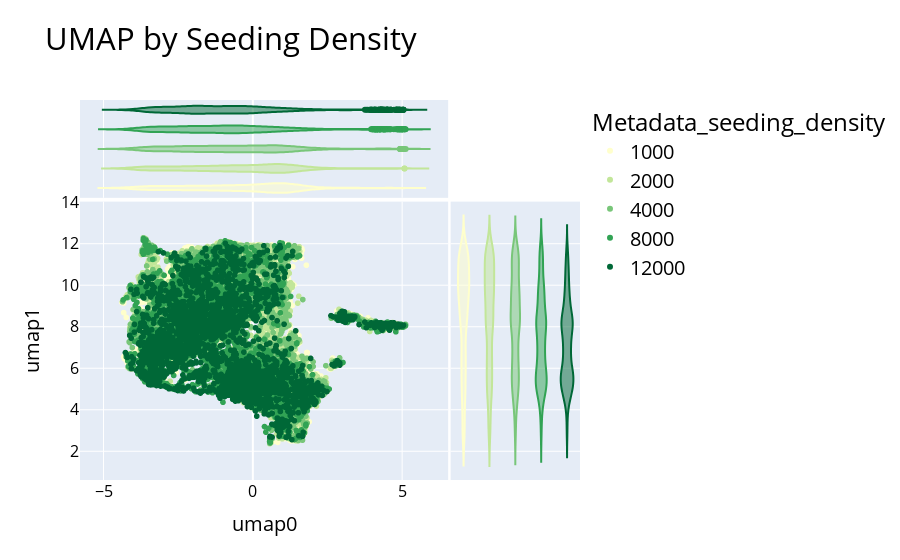

The notebook cell this image was saved under:
### Code cell
yellow_green_colors = ["#ffffcc", "#c2e699", "#78c679", "#31a354", "#006837"]

fig = px.scatter(
    umapdf,
    x="umap0",
    y="umap1",
    color="Metadata_seeding_density",
    title="UMAP by Seeding Density",
    color_discrete_sequence=yellow_green_colors,
    marginal_x="violin",
    marginal_y="violin",
)

fig.update_layout(
    font=dict(size=22, color="black"),
    legend=dict(font=dict(size=20)),
    xaxis=dict(
        title_font=dict(size=20),
        tickfont=dict(size=16),
    ),
    yaxis=dict(
        title_font=dict(size=20),
        tickfont=dict(size=16),
    ),
)

fig.show()
fig.write_image(
    static_figure_path / "round1_seeding_density_umap.png", width=2000, height=1200
)
fig.write_html(
    int_figure_path / "round1_seeding_density_umap.html",
    full_html=True,
    include_plotlyjs="embed",
)

### Figure 1 — Plotly figure (JSON) as saved in the notebook; plotly's stock layout.template omitted (floating-point values rounded to 4 significant figures; data arrays with more than 128 entries replaced by an {"elided": "..."} marker saying what was removed)
{"data": [{"hovertemplate": "Metadata_seeding_density=1000<br>umap0=%{x}<br>umap1=%{y}<extra></extra>", "legendgroup": "1000", "marker": {"color": "#ffffcc", "symbol": "circle"}, "mode": "markers", "name": "1000", "showlegend": true, "type": "scattergl", "x": {"elided": "2850 float values"}, "xaxis": "x", "y": {"elided": "2850 float values"}, "yaxis": "y"}, {"alignmentgroup": "True", "hovertemplate": "Metadata_seeding_density=1000<br>umap0=%{x}<extra></extra>", "legendgroup": "1000", "marker": {"color": "#ffffcc", "symbol": "circle"}, "name": "1000", "offsetgroup": "1000", "scalegroup": "x", "showlegend": false, "type": "violin", "x": {"elided": "2850 float values"}, "xaxis": "x3", "yaxis": "y3"}, {"alignmentgroup": "True", "hovertemplate": "Metadata_seeding_density=1000<br>umap1=%{y}<extra></extra>", "legendgroup": "1000", "marker": {"color": "#ffffcc", "symbol": "circle"}, "name": "1000", "offsetgroup": "1000", "scalegroup": "y", "showlegend": false, "type": "violin", "xaxis": "x2", "y": {"elided": "2850 float values"}, "yaxis": "y2"}, {"hovertemplate": "Metadata_seeding_density=2000<br>umap0=%{x}<br>umap1=%{y}<extra></extra>", "legendgroup": "2000", "marker": {"color": "#c2e699", "symbol": "circle"}, "mode": "markers", "name": "2000", "showlegend": true, "type": "scattergl", "x": {"elided": "2850 float values"}, "xaxis": "x", "y": {"elided": "2850 float values"}, "yaxis": "y"}, {"alignmentgroup": "True", "hovertemplate": "Metadata_seeding_density=2000<br>umap0=%{x}<extra></extra>", "legendgroup": "2000", "marker": {"color": "#c2e699", "symbol": "circle"}, "name": "2000", "offsetgroup": "2000", "scalegroup": "x", "showlegend": false, "type": "violin", "x": {"elided": "2850 float values"}, "xaxis": "x3", "yaxis": "y3"}, {"alignmentgroup": "True", "hovertemplate": "Metadata_seeding_density=2000<br>umap1=%{y}<extra></extra>", "legendgroup": "2000", "marker": {"color": "#c2e699", "symbol": "circle"}, "name": "2000", "offsetgroup": "2000", "scalegroup": "y", "showlegend": false, "type": "violin", "xaxis": "x2", "y": {"elided": "2850 float values"}, "yaxis": "y2"}, {"hovertemplate": "Metadata_seeding_density=4000<br>umap0=%{x}<br>umap1=%{y}<extra></extra>", "legendgroup": "4000", "marker": {"color": "#78c679", "symbol": "circle"}, "mode": "markers", "name": "4000", "showlegend": true, "type": "scattergl", "x": {"elided": "2850 float values"}, "xaxis": "x", "y": {"elided": "2850 float values"}, "yaxis": "y"}, {"alignmentgroup": "True", "hovertemplate": "Metadata_seeding_density=4000<br>umap0=%{x}<extra></extra>", "legendgroup": "4000", "marker": {"color": "#78c679", "symbol": "circle"}, "name": "4000", "offsetgroup": "4000", "scalegroup": "x", "showlegend": false, "type": "violin", "x": {"elided": "2850 float values"}, "xaxis": "x3", "yaxis": "y3"}, {"alignmentgroup": "True", "hovertemplate": "Metadata_seeding_density=4000<br>umap1=%{y}<extra></extra>", "legendgroup": "4000", "marker": {"color": "#78c679", "symbol": "circle"}, "name": "4000", "offsetgroup": "4000", "scalegroup": "y", "showlegend": false, "type": "violin", "xaxis": "x2", "y": {"elided": "2850 float values"}, "yaxis": "y2"}, {"hovertemplate": "Metadata_seeding_density=8000<br>umap0=%{x}<br>umap1=%{y}<extra></extra>", "legendgroup": "8000", "marker": {"color": "#31a354", "symbol": "circle"}, "mode": "markers", "name": "8000", "showlegend": true, "type": "scattergl", "x": {"elided": "2800 float values"}, "xaxis": "x", "y": {"elided": "2800 float values"}, "yaxis": "y"}, {"alignmentgroup": "True", "hovertemplate": "Metadata_seeding_density=8000<br>umap0=%{x}<extra></extra>", "legendgroup": "8000", "marker": {"color": "#31a354", "symbol": "circle"}, "name": "8000", "offsetgroup": "8000", "scalegroup": "x", "showlegend": false, "type": "violin", "x": {"elided": "2800 float values"}, "xaxis": "x3", "yaxis": "y3"}, {"alignmentgroup": "True", "hovertemplate": "Metadata_seeding_density=8000<br>umap1=%{y}<extra></extra>", "legendgroup": "8000", "marker": {"color": "#31a354", "symbol": "circle"}, "name": "8000", "offsetgroup": "8000", "scalegroup": "y", "showlegend": false, "type": "violin", "xaxis": "x2", "y": {"elided": "2800 float values"}, "yaxis": "y2"}, {"hovertemplate": "Metadata_seeding_density=12000<br>umap0=%{x}<br>umap1=%{y}<extra></extra>", "legendgroup": "12000", "marker": {"color": "#006837", "symbol": "circle"}, "mode": "markers", "name": "12000", "showlegend": true, "type": "scattergl", "x": {"elided": "2750 float values"}, "xaxis": "x", "y": {"elided": "2750 float values"}, "yaxis": "y"}, {"alignmentgroup": "True", "hovertemplate": "Metadata_seeding_density=12000<br>umap0=%{x}<extra></extra>", "legendgroup": "12000", "marker": {"color": "#006837", "symbol": "circle"}, "name": "12000", "offsetgroup": "12000", "scalegroup": "x", "showlegend": false, "type": "violin", "x": {"elided": "2750 float values"}, "xaxis": "x3", "yaxis": "y3"}, {"alignmentgroup": "True", "hovertemplate": "Metadata_seeding_density=12000<br>umap1=%{y}<extra></extra>", "legendgroup": "12000", "marker": {"color": "#006837", "symbol": "circle"}, "name": "12000", "offsetgroup": "12000", "scalegroup": "y", "showlegend": false, "type": "violin", "xaxis": "x2", "y": {"elided": "2750 float values"}, "yaxis": "y2"}], "layout": {"font": {"color": "black", "size": 22}, "legend": {"font": {"size": 20}, "title": {"text": "Metadata_seeding_density"}, "tracegroupgap": 0}, "title": {"text": "UMAP by Seeding Density"}, "xaxis": {"anchor": "y", "domain": [0.0, 0.7363], "tickfont": {"size": 16}, "title": {"font": {"size": 20}, "text": "umap0"}}, "xaxis2": {"anchor": "y2", "domain": [0.7413, 1.0], "matches": "x2", "showgrid": false, "showline": false, "showticklabels": false, "ticks": ""}, "xaxis3": {"anchor": "y3", "domain": [0.0, 0.7363], "matches": "x", "showgrid": true, "showticklabels": false}, "xaxis4": {"anchor": "y4", "domain": [0.7413, 1.0], "matches": "x2", "showgrid": false, "showline": false, "showticklabels": false, "ticks": ""}, "yaxis": {"anchor": "x", "domain": [0.0, 0.7326], "tickfont": {"size": 16}, "title": {"font": {"size": 20}, "text": "umap1"}}, "yaxis2": {"anchor": "x2", "domain": [0.0, 0.7326], "matches": "y", "showgrid": true, "showticklabels": false}, "yaxis3": {"anchor": "x3", "domain": [0.7426, 1.0], "matches": "y3", "showgrid": false, "showline": false, "showticklabels": false, "ticks": ""}, "yaxis4": {"anchor": "x4", "domain": [0.7426, 1.0], "matches": "y3", "showgrid": true, "showline": false, "showticklabels": false, "ticks": ""}}}
